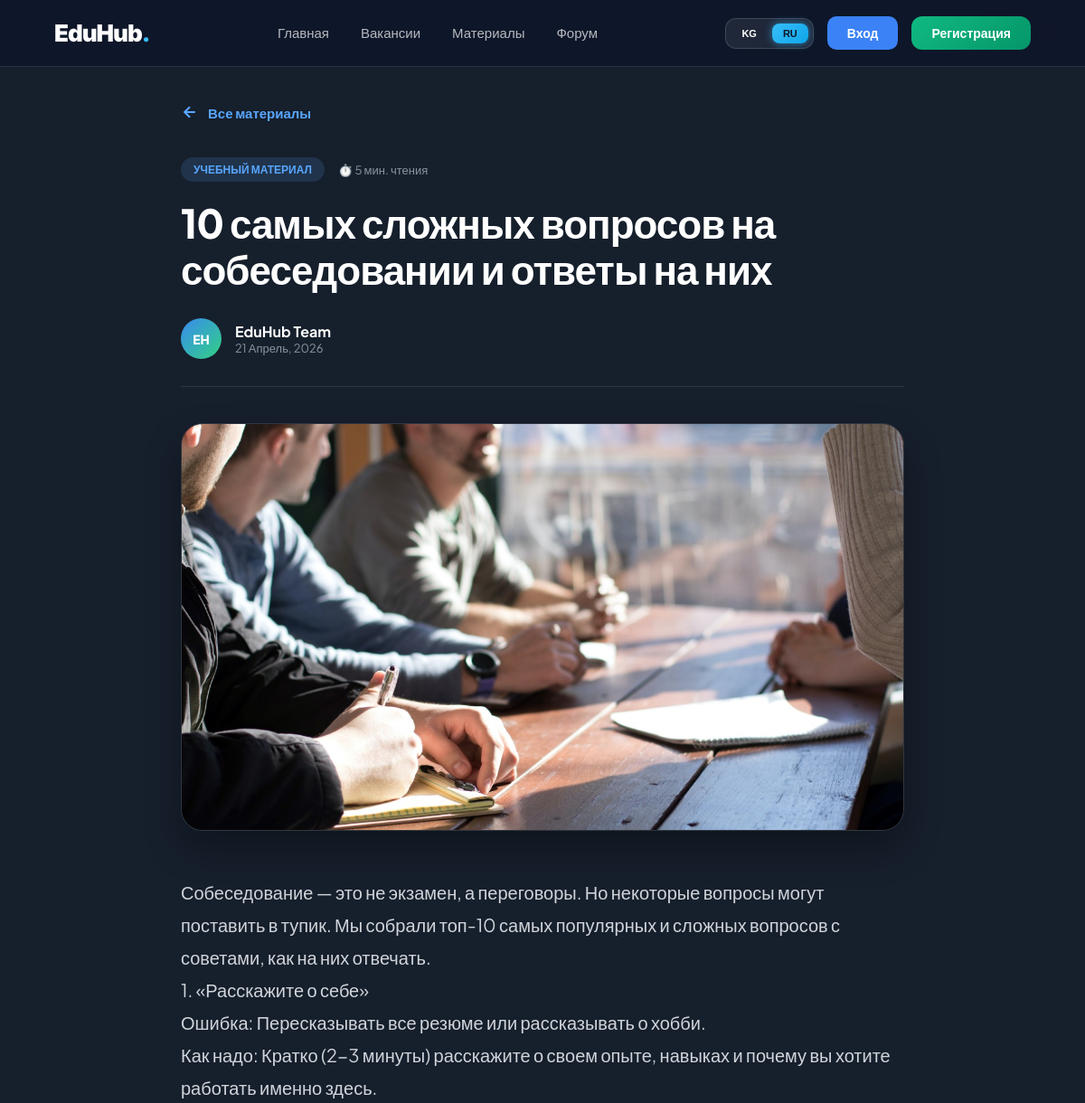
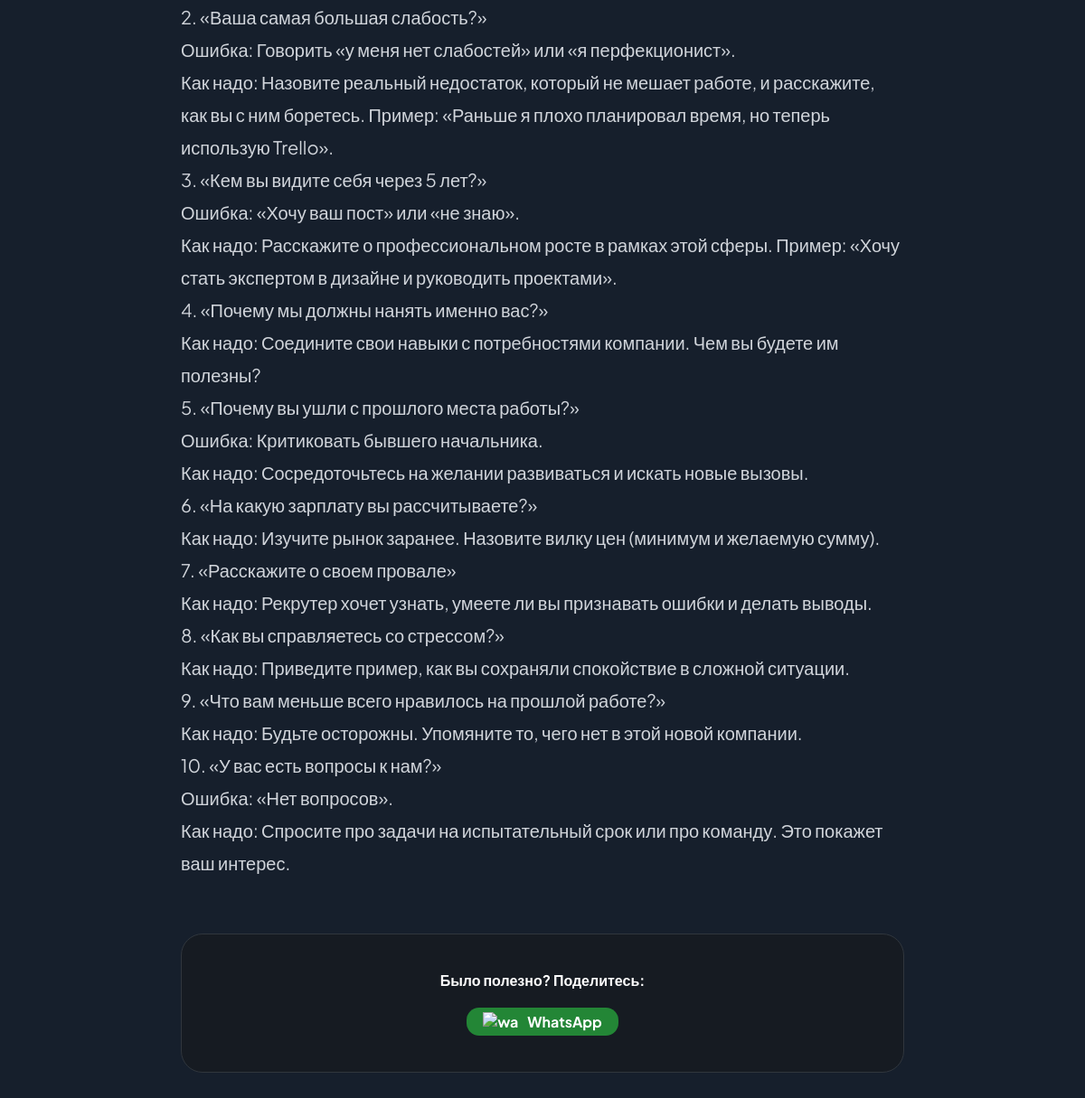
Page /ru/materials/10-samyh-slozhnyh-voprosov-na-sobesedovanii-i-otve/ on the committed database (2 pictures, top to bottom).
### materials/models.py (models this page shows, shortened)
class Material(models.Model):
    title = models.CharField(max_length=255, verbose_name="Заголовок")
    slug = models.SlugField(unique=True, blank=True, verbose_name="Короткое имя для URL")
    image = models.ImageField(upload_to='materials/previews/', verbose_name="Фото")
    short_description = models.CharField(max_length=500, verbose_name="Краткая информация")
    content = models.TextField(verbose_name="Основной текст (статья)")
    created_at = models.DateTimeField(auto_now_add=True, verbose_name="Дата создания")
    class Meta:
        verbose_name = "Материал"
        verbose_name_plural = "Материал"

### materials/views.py (the view)
# urls.py: path('<slug:slug>/', views.material_detail, name='material_detail'),
def material_detail(request, slug):
    material = get_object_or_404(Material, slug=slug)
    return render(request, 'materials/material_detail.html', {'material': material})

### templates/materials/material_detail.html (shortened to what this page needs)
{% extends 'base.html' %}
{% load i18n %}
{% block content %}
<main class="article-page">
    <div class="nav-container">
        <a href="{% url 'material_list' %}" class="back-btn">
            <svg width="20" height="20" viewBox="0 0 24 24" fill="none" stroke="currentColor" stroke-width="2.5"><path d="M19 12H5M12 19l-7-7 7-7"/></svg>
            {% trans "Все материалы" %}
        </a>
    </div>
    <article class="article-container">
        <header class="article-header">
            <div class="meta-top">
                <span class="category-tag">{% trans "Учебный материал" %}</span>
                <span class="reading-time">⏱️ {% trans "5 мин. чтения" %}</span>
            </div>
            <h1 class="article-title">{{ material.title }}</h1>
            <div class="author-row">
                <div class="author-info">
                    <div class="avatar">EH</div>
                    <div class="details">
                        <p class="name">EduHub Team</p>
                        <p class="date">{{ material.created_at|date:"d F, Y" }}</p>
                    </div>
                </div>
            </div>
        </header>
        {% if material.image %}
        <figure class="main-image-wrapper">
            <img src="{{ material.image.url }}" alt="{{ material.title }}" class="main-img">
        </figure>
        {% endif %}
        <section class="article-content">
            {{ material.content|linebreaks }}
        </section>
        <footer class="article-share-box">
            <h4 class="share-title">{% trans "Было полезно? Поделитесь:" %}</h4>
            <div class="share-buttons">
                <a href="https://wa.me/?text={{ request.build_absolute_uri }}" class="share-btn whatsapp">
                    <img src="https://img.icons8.com/color/48/whatsapp--v1.png" alt="wa"/> WhatsApp
                </a>
            </div>
        </footer>
    </article>
</main>
{% endblock %}

### templates/materials/material_detail.html (style rules this page uses)
:root { --bg-dark: #161f2c; --accent: #58a6ff; --text-bright: #ffffff; --text-dim: #8b949e; --border: #30363d; --card-bg: #161b22; }
.article-page { background-color: var(--bg-dark); min-height: 100vh; font-family: 'Plus Jakarta Sans', sans-serif; color: #d1d5db; padding: 40px 20px 100px; }
.nav-container, .article-container { max-width: 800px; margin: 0 auto; }
.back-btn { display: inline-flex; align-items: center; gap: 10px; color: var(--accent); text-decoration: none; font-weight: 700; font-size: 15px; margin-bottom: 40px; transition: 0.2s; }
.meta-top { display: flex; gap: 15px; align-items: center; margin-bottom: 20px; }
.category-tag { background: rgba(88, 166, 255, 0.15); color: var(--accent); padding: 6px 14px; border-radius: 100px; font-size: 12px; font-weight: 700; text-transform: uppercase; }
.reading-time { font-size: 13px; color: var(--text-dim); }
.article-title { font-size: 44px; font-weight: 800; line-height: 1.15; color: var(--text-bright); margin-bottom: 30px; letter-spacing: -1px; }
.author-row { display: flex; justify-content: space-between; align-items: center; margin-bottom: 40px; padding-bottom: 30px; border-bottom: 1px solid var(--border); }
.author-info { display: flex; align-items: center; gap: 15px; }
.avatar { width: 45px; height: 45px; background: linear-gradient(135deg, #388bef, #32d184); border-radius: 50%; display: flex; align-items: center; justify-content: center; color: white; font-weight: 800; font-size: 14px; }
.name { color: var(--text-bright); font-weight: 700; margin: 0; }
.date { color: var(--text-dim); font-size: 13px; margin: 0; }
.main-image-wrapper { margin: 0 0 50px 0; border-radius: 24px; overflow: hidden; border: 1px solid var(--border); box-shadow: 0 20px 40px rgba(0,0,0,0.3); }
.main-img { width: 100%; height: auto; display: block; }
.article-content { font-size: 20px; line-height: 1.8; color: #d1d5db; }
.article-share-box { margin-top: 60px; padding: 40px; background: var(--card-bg); border-radius: 24px; border: 1px solid var(--border); text-align: center; }
.share-title { color: var(--text-bright); margin-bottom: 20px; }
.share-btn { display: inline-flex; align-items: center; gap: 10px; background: #238636; color: white; padding: 5px 18px; border-radius: 14px; text-decoration: none; font-weight: 700; transition: 0.3s; }

### rows in the picture
Material: title "10 самых сложных вопросов на собеседовании и ответы на них", created_at "21 Апрель, 2026", image (picture), content "Собеседование — это не экзамен, а переговоры. Но некоторые вопросы могут поставить в тупик. Мы собрали топ-10 самых популярных и сложных вопросов с советами, как на них отвечать. 1. «Расскажите о себе» Ошибка: Пересказывать все резюме или рассказывать о хобби. Как надо: Кратко (2-3 минуты) расскажите о своем опыте, навыках и почему вы хотите работать именно здесь. 2. «Ваша самая большая слабость?» Ошибка: Говорить «у меня нет слабостей» или «я перфекционист». Как надо: Назовите реальный недостаток, который не мешает работе, и расскажите, как вы с ним боретесь. Пример: «Раньше я плохо планировал время, но теперь использую Trello». 3. «Кем вы видите себя через 5 лет?» Ошибка: «Хочу ваш пост»…"
